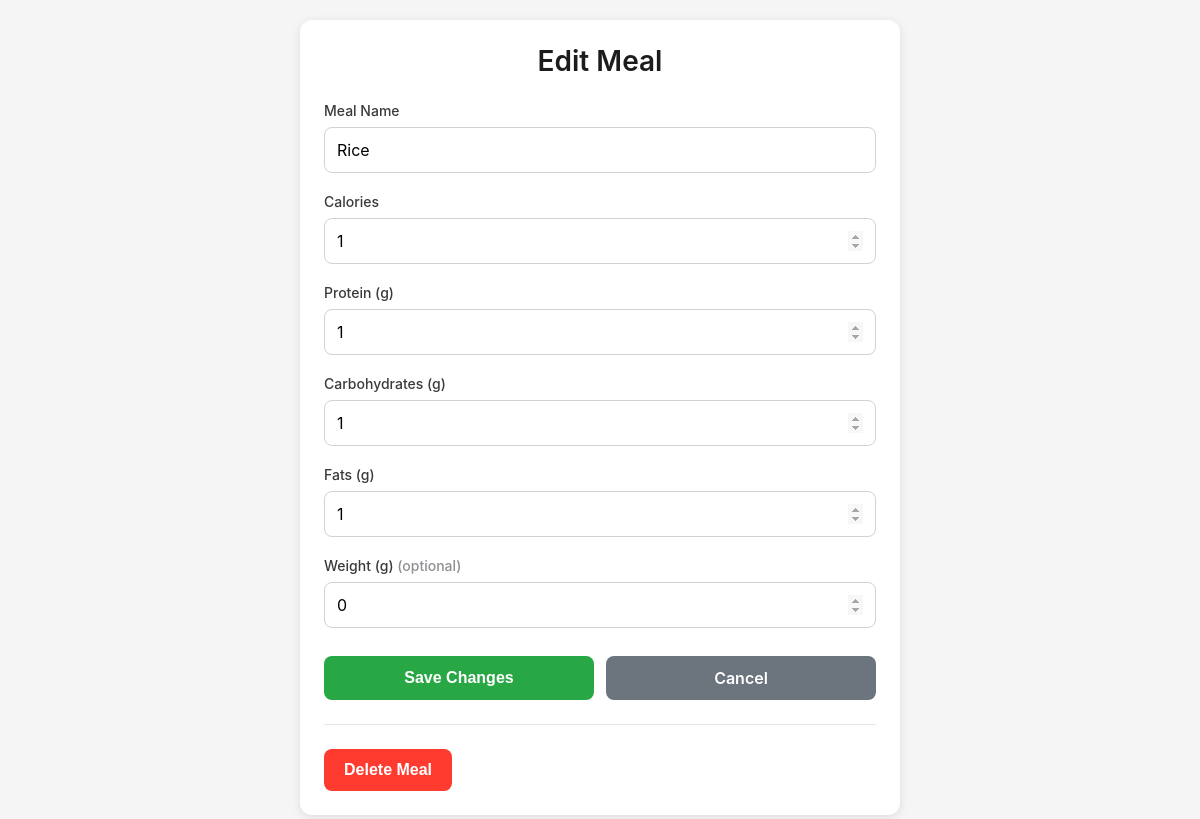
The page /calories/meal/1/ (signed in) on the database its author committed.
### calories/models.py (models this page shows, shortened)
class Meal(models.Model):
    user = models.ForeignKey(settings.AUTH_USER_MODEL, on_delete=models.CASCADE)
    name = models.CharField(max_length=200, blank=True)
    calories = models.IntegerField()
    proteins = models.IntegerField()
    carbohydrates = models.IntegerField()
    fats = models.IntegerField()
    weight = models.IntegerField(blank=True)
    log_date = models.DateTimeField("logging time", default = datetime.now())

### calories/views.py (the view, shortened to what this page needs)
# urls.py: path("meal/<int:meal_id>/", views.detail, name="detail"),
@login_required
def detail(request, meal_id):
    meal = get_object_or_404(Meal, id=meal_id, user=request.user)
    context = {
        'meal': meal,
    }
    return render(request, 'detail.html', context)

### calories/templates/detail.html (shortened to what this page needs)
<div class="container">
    <div class="card">
        <h1>Edit Meal</h1>
        <form method="post">
            <div class="form-group">
                <label>Meal Name</label>
                <input type="text" name="name" value="{{ meal.name }}" placeholder="e.g., Chicken Salad" required>
            </div>
            <div class="form-group">
                <label>Calories</label>
                <input type="number" name="calories" value="{{ meal.calories }}" placeholder="0" required>
            </div>
            <div class="form-group">
                <label>Protein (g)</label>
                <input type="number" name="proteins" value="{{ meal.proteins }}" placeholder="0" required>
            </div>
            <div class="form-group">
                <label>Carbohydrates (g)</label>
                <input type="number" name="carbohydrates" value="{{ meal.carbohydrates }}" placeholder="0" required>
            </div>
            <div class="form-group">
                <label>Fats (g)</label>
                <input type="number" name="fats" value="{{ meal.fats }}" placeholder="0" required>
            </div>
            <div class="form-group">
                <label>Weight (g) <span style="color: #8e8e93;">(optional)</span></label>
                <input type="number" name="weight" value="{{ meal.weight }}" placeholder="0">
            </div>
            <div class="button-group">
                <button type="submit" name="update" class="btn btn-primary">Save Changes</button>
                <a href="{% url 'dashboard' %}?date={{ meal.log_date|date:'Y-m-d' }}" class="btn btn-secondary">Cancel</a>
            </div>
        </form>
        <div class="delete-section">
            <form method="post" onsubmit="return confirm('Are you sure you want to delete this meal? This action cannot be undone.');">
                <button type="submit" name="delete" class="btn btn-danger">Delete Meal</button>
            </form>
        </div>
    </div>
</div>

### calories/templates/detail.html (style rules this page uses)
* { margin: 0; padding: 0; box-sizing: border-box; }
.container { max-width: 600px; margin: 0 auto; }
.card { background: white; border-radius: 12px; padding: 24px; box-shadow: 0 2px 10px rgba(0,0,0,0.1); }
h1 { font-size: 28px; font-weight: 600; margin-bottom: 24px; color: #1c1c1e; text-align: center; }
.form-group { margin-bottom: 20px; }
label { display: block; font-size: 14px; font-weight: 500; color: #3a3a3c; margin-bottom: 8px; }
input { width: 100%; padding: 12px; font-size: 16px; border: 1px solid #d1d1d6; border-radius: 8px; box-sizing: border-box; transition: border-color 0.2s; font-family: inherit; }
input[type="number"] { -moz-appearance: textfield; }
.button-group { display: flex; gap: 12px; margin-top: 28px; flex-wrap: wrap; }
.btn { flex: 1; padding: 12px 20px; font-size: 16px; font-weight: 600; border: none; border-radius: 8px; cursor: pointer; transition: opacity 0.2s, transform 0.05s; text-align: center; text-decoration: none; display: inline-block; }
.btn-primary { background: #28a745; color: white; }
.btn-danger { background: #dc3545; color: white; }
.btn-secondary { background: #6c757d; color: white; }
.delete-section { margin-top: 24px; padding-top: 24px; border-top: 1px solid #e5e5ea; }
.delete-section .btn-danger { background: #ff3b30; }

### rows shown on the page
Meal: name "Rice", calories "1", proteins "1", carbohydrates "1", fats "1", weight "0"
